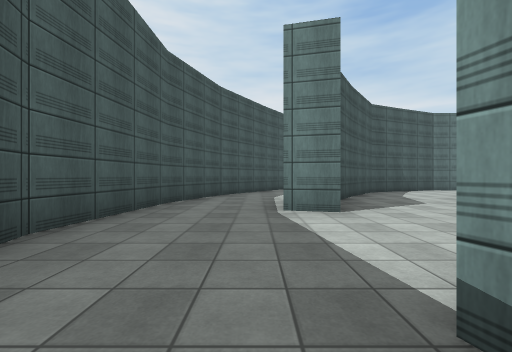
[1] (above)

18 first-person views from a walk through a Unity game level. The camera is 1.3 m above the floor, looks level and sees 90° across. The floor is counted in squares, 2.78 m on a side. Each view is taken from the middle of a square. On the plan, view 1 faces up. The plan holds only what a view shows up to about 9 squares ahead; the rest is blank. The place goes on beyond the plan. The player character is not drawn. Surface patterns are stand-ins for the level's own textures.

[2]
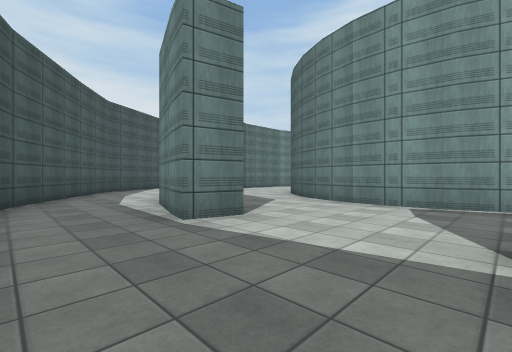

[3]
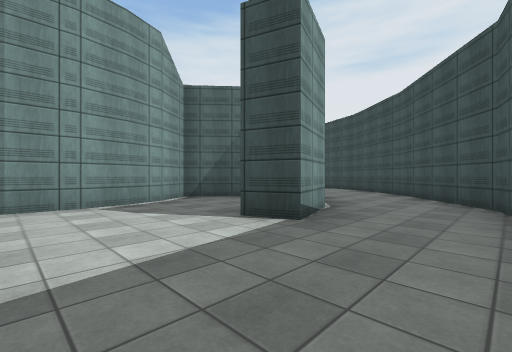

[4]
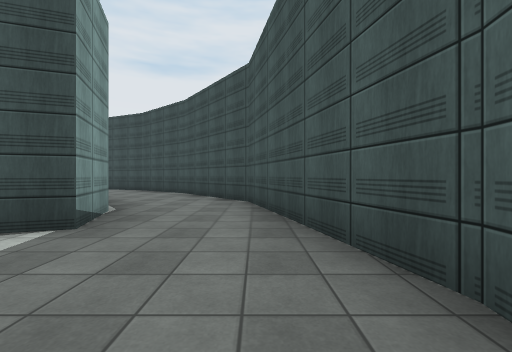

[5]
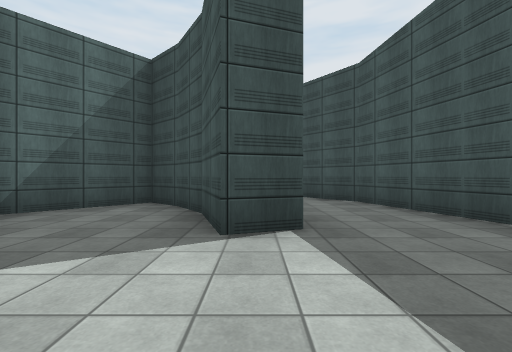

[6]
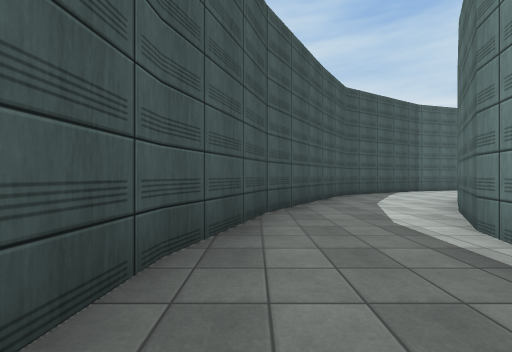

[7]
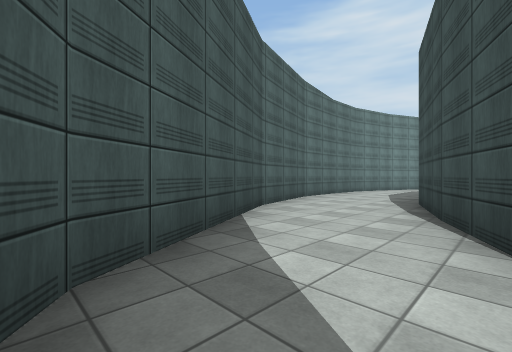

[8]
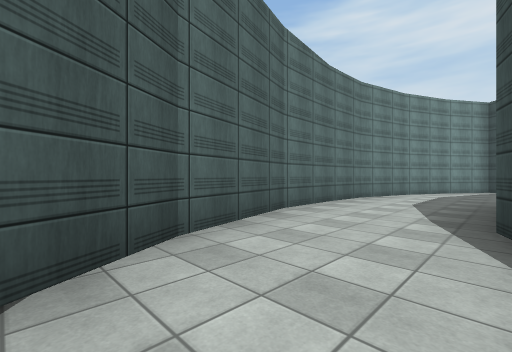

[9]
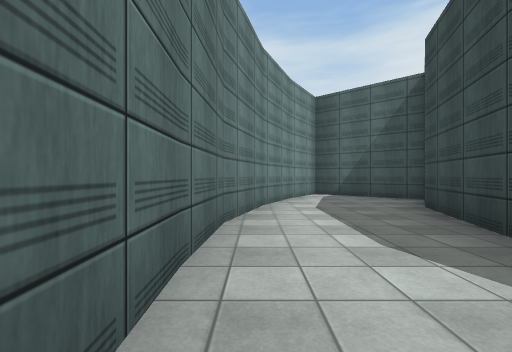

[10]
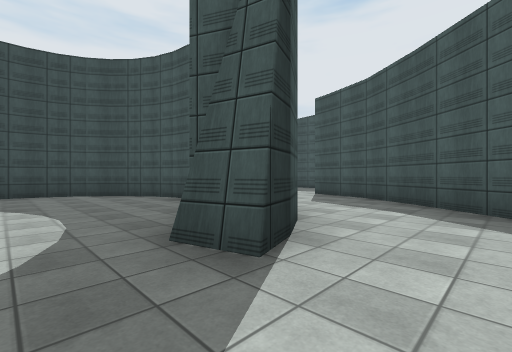

[11]
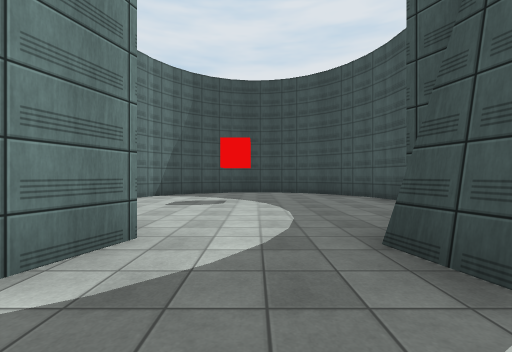

[12]
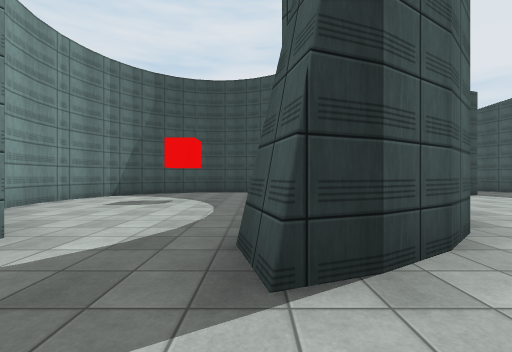

[13]
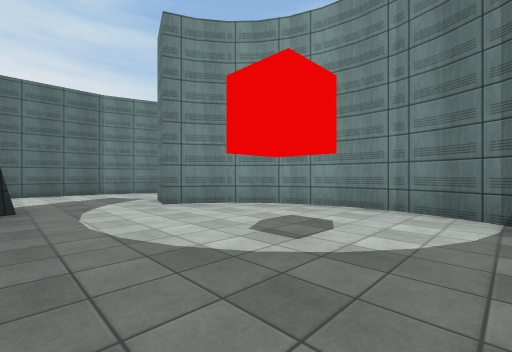

[14]
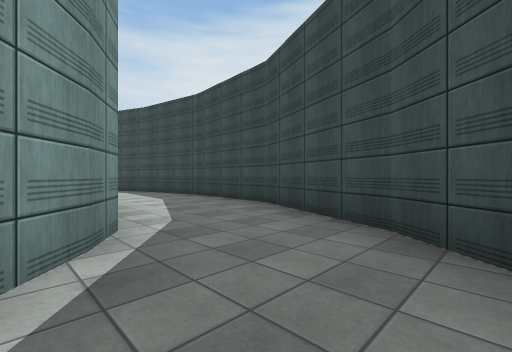

[15]
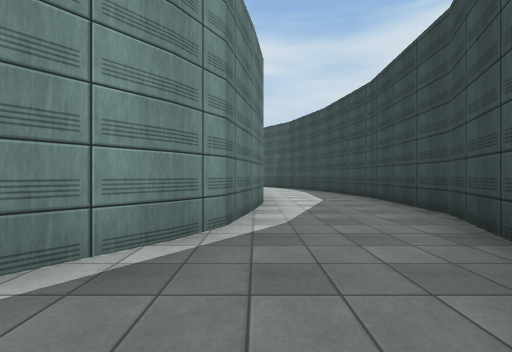

[16]
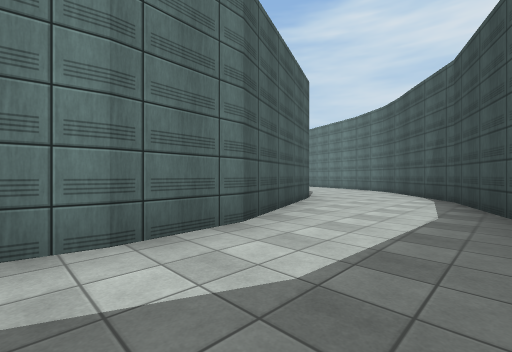

[17]
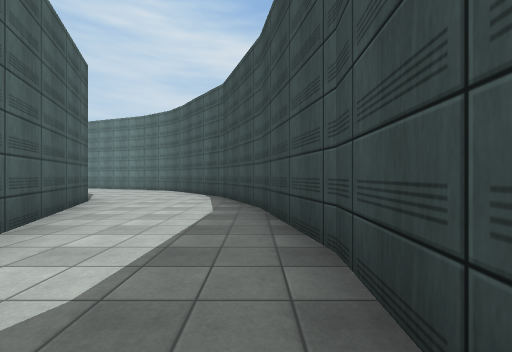

[18]
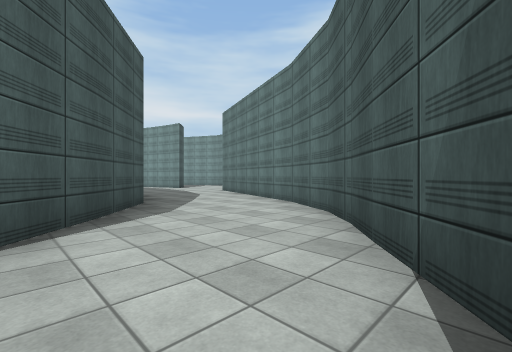

### Floor plan
Points are (right, up) in squares from view 1. A wall is a line through its corners. A room is listed if a view was taken in it or the views show most of it. See-through windows are left out.
Room 1 (views 1, 2, 3, 4, 5, 6)
walls: (0.9, 5.2) (1.6, 6.2); (3.3, 2.9) (3.5, 3.7); (3.3, 2.2) (3.4, 3); (3.5, 3.6) (3.8, 4.3) (4.2, 4.9); (1.6, -0.2) (2.2, -1); (1, -0.4) (0.6, 0.7) (1.3, 1) (1.7, -0.2); (3.7, 0.8) (3.4, 1.5) (3.3, 2.4); (2.6, 6.4) (1.6, 5.1) (1.1, 3.3) (0.3, 3.5) (0.9, 5.3); (-0.8, 6.3) (-1.5, 4.5) (-1.8, 2) (-1.1, -0.6); (2.2, -0.9) (2.9, -1.5) (4.3, 0) (3.6, 0.9); (-0.3, 7.3) (-1, 6.3)
ways out: opening at (1, 6) to room 2; opening at (4, 6) to room 5; opening at (0, -1) to room 7
Room 2 (view 7)
walls: (1.2, 9.3) (-0.3, 7.3); (1.6, 6.2) (2.2, 7.2)
ways out: opening at (1, 6) to room 1; opening at (2, 9) to room 3
Room 3 (view 8)
walls: (3.1, 8) (4.3, 8.5) (5.9, 9.1); (4, 10.9) (1.2, 9.3)
ways out: opening at (2, 9) to room 2; opening at (5, 10) to room 4
Room 4 (view 9)
walls: (7.9, 9.1) (9.8, 8.5); (6, 11.4) (3.9, 10.8); (8.6, 11.4) (5.8, 11.4); (10.2, 10.9) (8.5, 11.3)
ways out: opening at (5, 10) to room 3; opening at (10, 10) to room 11
Room 5 (views 10, 11, 12)
walls: (4.7, 5.3) (5.4, 5.8) (5.9, 5.9) (6.1, 5.2); (7.9, 5.1) (8.2, 6); (4.2, 4.9) (4.8, 5.4); (9.2, 7.9) (7.9, 8.3) (5.8, 8.4) (3.3, 7.3) (2.6, 6.4)
ways out: opening at (4, 6) to room 1; opening at (7, 5) to room 6
Room 6 (view 13)
walls: (7.6, -0.2) (8.5, 0.1) (9.3, 0.8) (9.7, 1.8) (9.8, 2.9) (9.4, 3.9) (8.6, 4.7) (7.9, 5.1); (5.6, 0.1) (6.3, -0.3) (7.2, -0.3); (9.1, 0.6) (9.5, 1.3) (9.7, 2.1); (4.5, 1.3) (4.9, 0.6) (5.8, -0.1) (6.9, -0.3) (8, -0.2) (8.7, 0.3); (4.3, 1.9) (4.6, 1) (5.2, 0.4); (4.2, 2.4) (4.3, 1.8); (9.8, 2.6) (9.6, 3.4) (9.1, 4.4) (8.4, 4.9)
ways out: opening at (7, 5) to room 5
Room 7 (views 14, 15)
walls: (3.9, -3.5) (3.2, -2.8); (-1.1, -0.6) (-0.9, -1.6) (0.9, -3.9) (2.7, -5.4)
ways out: opening at (0, -1) to room 1; opening at (4, -4) to room 12
Room 8 (views 16, 17)
walls: (7.5, -6.5) (9.8, -6.1); (6.6, -4.2) (5.7, -4); (5.1, -6.4) (7.6, -6.5); (7.9, -4) (6.5, -4.1)
ways out: opening at (9, -5) to room 9; opening at (6, -5) to room 12
Room 9 (view 18)
walls: (9.7, -6.1) (11.7, -5.3); (10.8, -2.9) (7.8, -4.1)
ways out: opening at (9, -5) to room 8; opening at (11, -4) to room 10
Room 10 (no view inside)
walls: (12.9, -0.5) (11, -2.6); (11.6, -5.4) (14, -3.4) (14.8, -2.1)
ways out: opening at (11, -4) to room 9; opening at (14, -1)
Room 11 (no view inside)
walls: (11.5, 10.2) (10, 10.9); (11, 7.6) (12.6, 9.5) (11.3, 10.3)
ways out: opening at (10, 10) to room 4
Room 12 (no view inside)
walls: (5.7, -4) (4.6, -3.8) (3.8, -3.3); (2.6, -5.3) (5.1, -6.4)
ways out: opening at (4, -4) to room 7; opening at (6, -5) to room 8

Where each view was taken, in squares from view 1:
view 1: 0 up, 0 right, facing up
view 2: 1 up, 1 left, facing up-right
view 3: 3 up, 1 left, facing down-right
view 4: 3 up, 1 left, facing down
view 5: 3 up, 1 right, facing down
view 6: 3 up, 1 left, facing up
view 7: 8 up, 1 right, facing up-right
view 8: 9 up, 3 right, facing up-right
view 9: 11 up, 6 right, facing right
view 10: 7 up, 7 right, facing down-left
view 11: 7 up, 7 right, facing down
view 12: 7 up, 6 right, facing down
view 13: 1 up, 6 right, facing up-right
view 14: 3 down, 2 right, facing down-right
view 15: 4 down, 2 right, facing right
view 16: 6 down, 6 right, facing up-right
view 17: 6 down, 6 right, facing right
view 18: 5 down, 11 right, facing up-right
